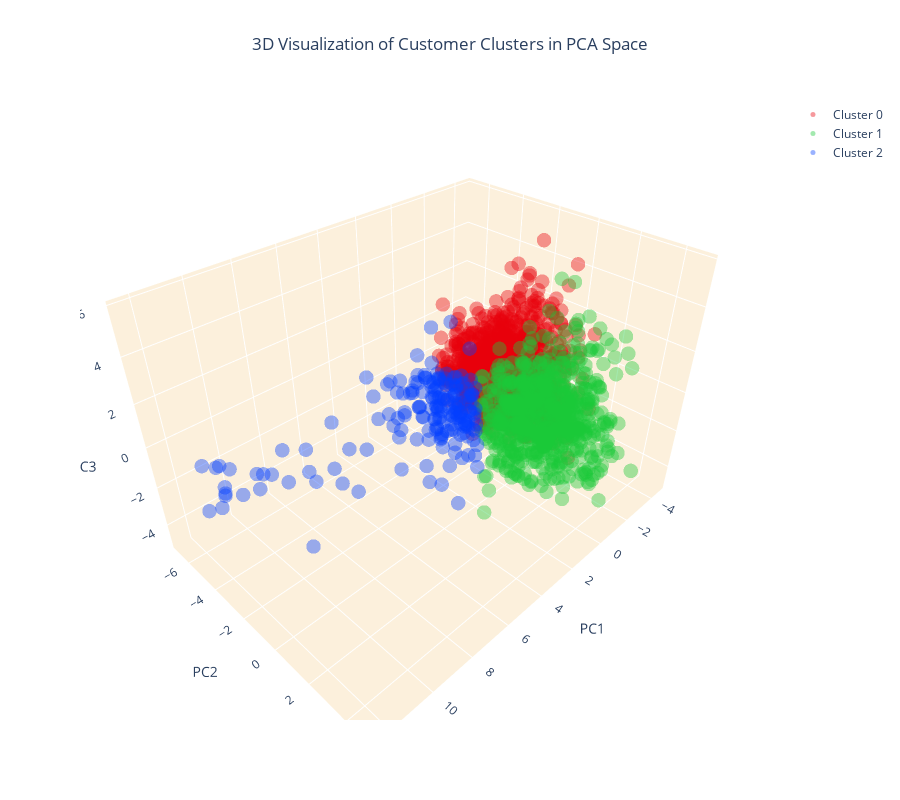

Write notebook code for a chart like this one.
### Code cell
# Create separate data frames for each cluster
cluster_0 = customer_data_pca[customer_data_pca['cluster'] == 0]
cluster_1 = customer_data_pca[customer_data_pca['cluster'] == 1]
cluster_2 = customer_data_pca[customer_data_pca['cluster'] == 2]

# Create a 3D scatter plot
fig = go.Figure()

# Add data points for each cluster separately and specify the color
fig.add_trace(go.Scatter3d(x=cluster_0['PC1'], y=cluster_0['PC2'], z=cluster_0['PC3'], 
                           mode='markers', marker=dict(color=colors[0], size=5, opacity=0.4), name='Cluster 0'))
fig.add_trace(go.Scatter3d(x=cluster_1['PC1'], y=cluster_1['PC2'], z=cluster_1['PC3'], 
                           mode='markers', marker=dict(color=colors[1], size=5, opacity=0.4), name='Cluster 1'))
fig.add_trace(go.Scatter3d(x=cluster_2['PC1'], y=cluster_2['PC2'], z=cluster_2['PC3'], 
                           mode='markers', marker=dict(color=colors[2], size=5, opacity=0.4), name='Cluster 2'))

# Set the title and layout details
fig.update_layout(
    title=dict(text='3D Visualization of Customer Clusters in PCA Space', x=0.5),
    scene=dict(
        xaxis=dict(backgroundcolor="#fcf0dc", gridcolor='white', title='PC1'),
        yaxis=dict(backgroundcolor="#fcf0dc", gridcolor='white', title='PC2'),
        zaxis=dict(backgroundcolor="#fcf0dc", gridcolor='white', title='PC3'),
    ),
    width=900,
    height=800
)

# Show the plot
fig.show()

### Figure 1 — Plotly figure (JSON) as saved in the notebook; plotly's stock layout.template omitted (floating-point values rounded to 4 significant figures; data arrays with more than 128 entries replaced by an {"elided": "..."} marker saying what was removed)
{"data": [{"marker": {"color": "#e8000b", "opacity": 0.4, "size": 5}, "mode": "markers", "name": "Cluster 0", "type": "scatter3d", "x": {"elided": "977 float values"}, "y": {"elided": "977 float values"}, "z": {"elided": "977 float values"}}, {"marker": {"color": "#1ac938", "opacity": 0.4, "size": 5}, "mode": "markers", "name": "Cluster 1", "type": "scatter3d", "x": {"elided": "730 float values"}, "y": {"elided": "730 float values"}, "z": {"elided": "730 float values"}}, {"marker": {"color": "#023eff", "opacity": 0.4, "size": 5}, "mode": "markers", "name": "Cluster 2", "type": "scatter3d", "x": {"elided": "184 float values"}, "y": {"elided": "184 float values"}, "z": {"elided": "184 float values"}}], "layout": {"height": 800, "scene": {"xaxis": {"backgroundcolor": "#fcf0dc", "gridcolor": "white", "title": {"text": "PC1"}}, "yaxis": {"backgroundcolor": "#fcf0dc", "gridcolor": "white", "title": {"text": "PC2"}}, "zaxis": {"backgroundcolor": "#fcf0dc", "gridcolor": "white", "title": {"text": "PC3"}}}, "title": {"text": "3D Visualization of Customer Clusters in PCA Space", "x": 0.5}, "width": 900}}
